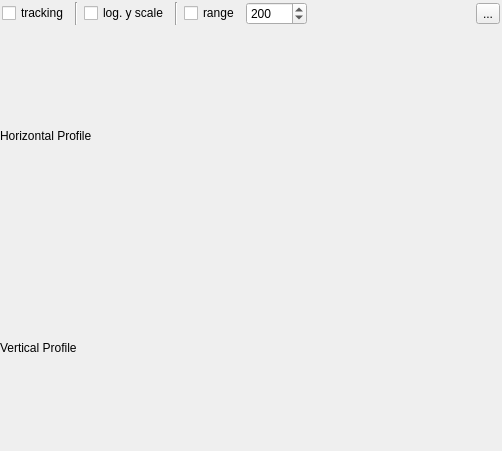
<?xml version="1.0" encoding="UTF-8"?>
<ui version="4.0">
 <class>ProfileView</class>
 <widget class="QWidget" name="ProfileView">
  <property name="geometry">
   <rect>
    <x>0</x>
    <y>0</y>
    <width>502</width>
    <height>451</height>
   </rect>
  </property>
  <property name="windowTitle">
   <string>Form</string>
  </property>
  <layout class="QVBoxLayout" name="verticalLayout">
   <property name="leftMargin">
    <number>0</number>
   </property>
   <property name="topMargin">
    <number>0</number>
   </property>
   <property name="rightMargin">
    <number>0</number>
   </property>
   <property name="bottomMargin">
    <number>0</number>
   </property>
   <item>
    <widget class="QWidget" name="widget_2" native="true">
     <property name="sizePolicy">
      <sizepolicy hsizetype="Preferred" vsizetype="Preferred">
       <horstretch>0</horstretch>
       <verstretch>1</verstretch>
      </sizepolicy>
     </property>
     <layout class="QVBoxLayout" name="verticalLayout_4">
      <property name="leftMargin">
       <number>0</number>
      </property>
      <property name="topMargin">
       <number>0</number>
      </property>
      <property name="rightMargin">
       <number>0</number>
      </property>
      <property name="bottomMargin">
       <number>0</number>
      </property>
      <item>
       <widget class="QFrame" name="frame">
        <property name="frameShape">
         <enum>QFrame::NoFrame</enum>
        </property>
        <property name="frameShadow">
         <enum>QFrame::Raised</enum>
        </property>
        <layout class="QHBoxLayout" name="horizontalLayout">
         <property name="leftMargin">
          <number>2</number>
         </property>
         <property name="topMargin">
          <number>2</number>
         </property>
         <property name="rightMargin">
          <number>2</number>
         </property>
         <property name="bottomMargin">
          <number>2</number>
         </property>
         <item>
          <widget class="QCheckBox" name="trackingBox">
           <property name="text">
            <string>tracking</string>
           </property>
          </widget>
         </item>
         <item>
          <widget class="Line" name="line">
           <property name="orientation">
            <enum>Qt::Vertical</enum>
           </property>
          </widget>
         </item>
         <item>
          <widget class="QCheckBox" name="logYBox">
           <property name="text">
            <string>log. y scale</string>
           </property>
          </widget>
         </item>
         <item>
          <widget class="Line" name="line_2">
           <property name="orientation">
            <enum>Qt::Vertical</enum>
           </property>
          </widget>
         </item>
         <item>
          <widget class="QCheckBox" name="rangeBox">
           <property name="text">
            <string>range</string>
           </property>
          </widget>
         </item>
         <item>
          <widget class="QSpinBox" name="rangeSpinBox">
           <property name="minimum">
            <number>10</number>
           </property>
           <property name="maximum">
            <number>10000</number>
           </property>
           <property name="singleStep">
            <number>10</number>
           </property>
           <property name="value">
            <number>200</number>
           </property>
          </widget>
         </item>
         <item>
          <spacer name="horizontalSpacer">
           <property name="orientation">
            <enum>Qt::Horizontal</enum>
           </property>
           <property name="sizeHint" stdset="0">
            <size>
             <width>40</width>
             <height>20</height>
            </size>
           </property>
          </spacer>
         </item>
         <item>
          <widget class="QToolButton" name="menuButton">
           <property name="text">
            <string>...</string>
           </property>
          </widget>
         </item>
        </layout>
       </widget>
      </item>
      <item>
       <widget class="QWidget" name="widget_4" native="true">
        <property name="sizePolicy">
         <sizepolicy hsizetype="Preferred" vsizetype="Preferred">
          <horstretch>1</horstretch>
          <verstretch>1</verstretch>
         </sizepolicy>
        </property>
        <layout class="QVBoxLayout" name="verticalLayout_3">
         <property name="leftMargin">
          <number>0</number>
         </property>
         <property name="topMargin">
          <number>0</number>
         </property>
         <property name="rightMargin">
          <number>0</number>
         </property>
         <property name="bottomMargin">
          <number>0</number>
         </property>
         <item>
          <widget class="QLabel" name="label">
           <property name="text">
            <string>Horizontal Profile</string>
           </property>
          </widget>
         </item>
        </layout>
       </widget>
      </item>
      <item>
       <widget class="QWidget" name="widget_3" native="true">
        <property name="sizePolicy">
         <sizepolicy hsizetype="Preferred" vsizetype="Preferred">
          <horstretch>1</horstretch>
          <verstretch>1</verstretch>
         </sizepolicy>
        </property>
        <layout class="QVBoxLayout" name="verticalLayout_2">
         <property name="leftMargin">
          <number>0</number>
         </property>
         <property name="topMargin">
          <number>0</number>
         </property>
         <property name="rightMargin">
          <number>0</number>
         </property>
         <property name="bottomMargin">
          <number>0</number>
         </property>
         <item>
          <widget class="QLabel" name="label_2">
           <property name="text">
            <string>Vertical Profile</string>
           </property>
          </widget>
         </item>
        </layout>
       </widget>
      </item>
     </layout>
    </widget>
   </item>
  </layout>
 </widget>
 <resources/>
 <connections/>
</ui>
